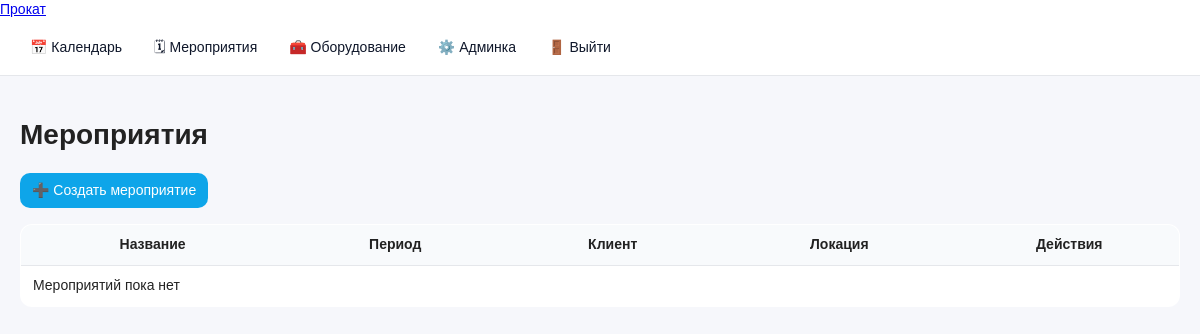
Before: /events/ (signed in) with the older database file.
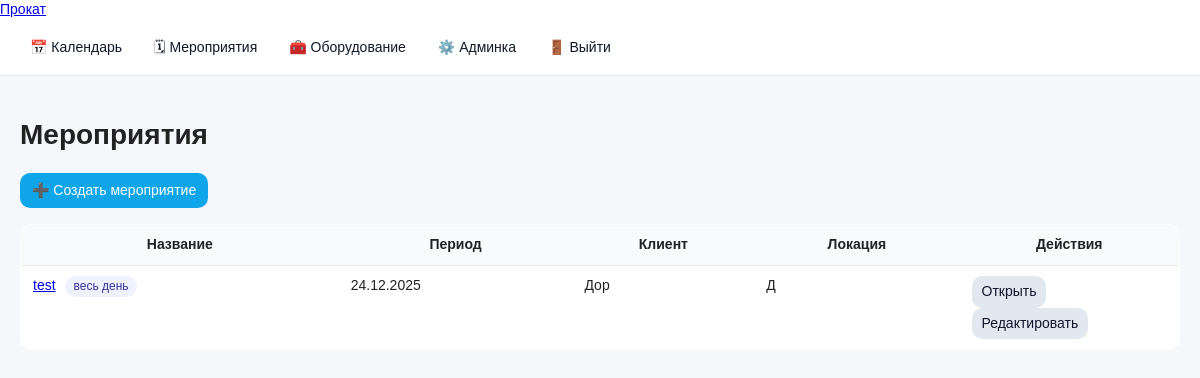
After: the same page with the newer database file.
### events/models.py (models this page shows, shortened)
class Event(models.Model):
    STATUS_DRAFT = 'draft'
    STATUS_CONFIRMED = 'confirmed'
    STATUS_IN_RENT = 'in_rent'
    STATUS_CLOSED = 'closed'
    STATUS_CHOICES = (
        (STATUS_DRAFT, 'Черновик'),
        (STATUS_CONFIRMED, 'Подтверждено'),
        (STATUS_IN_RENT, 'В работе'),
        (STATUS_CLOSED, 'Закрыто'),
    )
    name = models.CharField(max_length=200)
    status = models.CharField(
        max_length=20,
        choices=STATUS_CHOICES,
        default=STATUS_DRAFT,
        verbose_name='Статус'
    )
    all_day = models.BooleanField(default=False, verbose_name='Весь день')
    equipment_tbd = models.BooleanField(
        default=True,
        verbose_name='Оборудование выберу позже'
    )
    date_start = models.DateTimeField()
    date_end = models.DateTimeField()
    client = models.CharField(max_length=200, blank=True)
    location = models.CharField(max_length=200, blank=True)
    responsible = models.ForeignKey(
        User,
        on_delete=models.SET_NULL,
        null=True,
        related_name='events'
    )
    created_at = models.DateTimeField(auto_now_add=True)

### events/views.py (the view)
# urls.py: path('events/', event_list_view, name='event_list'),
@login_required
def event_list_view(request):
    auto_close_past_events()
    events = Event.objects.order_by('-date_start')
    return render(request, 'events/event_list.html', {
        'events': events,
        'can_edit': user_can_edit(request.user),
    })

### accounts/permissions.py (called while the page is built)
def user_can_edit(user) -> bool:
    if not user or not user.is_authenticated:
        return False
    if user.is_superuser:
        return True
    return user.groups.filter(name='Полный доступ').exists()

### events/views.py (called while the page is built)
def auto_close_past_events():
    now = timezone.now()
    Event.objects.filter(
        status__in=[Event.STATUS_DRAFT, Event.STATUS_CONFIRMED, Event.STATUS_IN_RENT],
        date_end__lt=now
    ).update(status=Event.STATUS_CLOSED)

### events/templates/events/event_list.html (shortened to what this page needs)
{% extends "base.html" %}
{% block content %}
<h1>Мероприятия</h1>
{% if can_edit %}
<div class="toolbar">
    <a class="btn" href="{% url 'event_create' %}">➕ Создать мероприятие</a>
</div>
{% endif %}
<table class="list-table">
    <thead>
        <tr>
            <th>Название</th>
            <th>Период</th>
            <th>Клиент</th>
            <th>Локация</th>
            <th style="width: 220px;">Действия</th>
        </tr>
    </thead>
    <tbody>
        {% for event in events %}
        <tr>
            <td>
                <a href="{% url 'event_detail' event.id %}">{{ event.name }}</a>
                {% if event.all_day %}
                    <span class="badge">весь день</span>
                {% endif %}
            </td>
            <td>
                {% if event.all_day %}
                    {{ event.date_start|date:"d.m.Y" }}
                {% else %}
                    {{ event.date_start|date:"d.m.Y H:i" }} – {{ event.date_end|date:"d.m.Y H:i" }}
                {% endif %}
            </td>
            <td>{{ event.client }}</td>
            <td>{{ event.location }}</td>
            <td>
                <a class="btn-secondary" href="{% url 'event_detail' event.id %}">Открыть</a>
                {% if can_edit %}
                    <a class="btn-secondary" href="{% url 'event_edit' event.id %}">Редактировать</a>
                {% endif %}
            </td>
        </tr>
        {% empty %}
        <tr>
            <td colspan="5">Мероприятий пока нет</td>
        </tr>
        {% endfor %}
    </tbody>
</table>
{% endblock %}

Changed rows visible on the page:
added Event: name "test", all_day "весь день", date_start "24.12.2025", client "Дор", location "Д"
Other visible differences:
text no longer shown: "Мероприятий пока нет"
